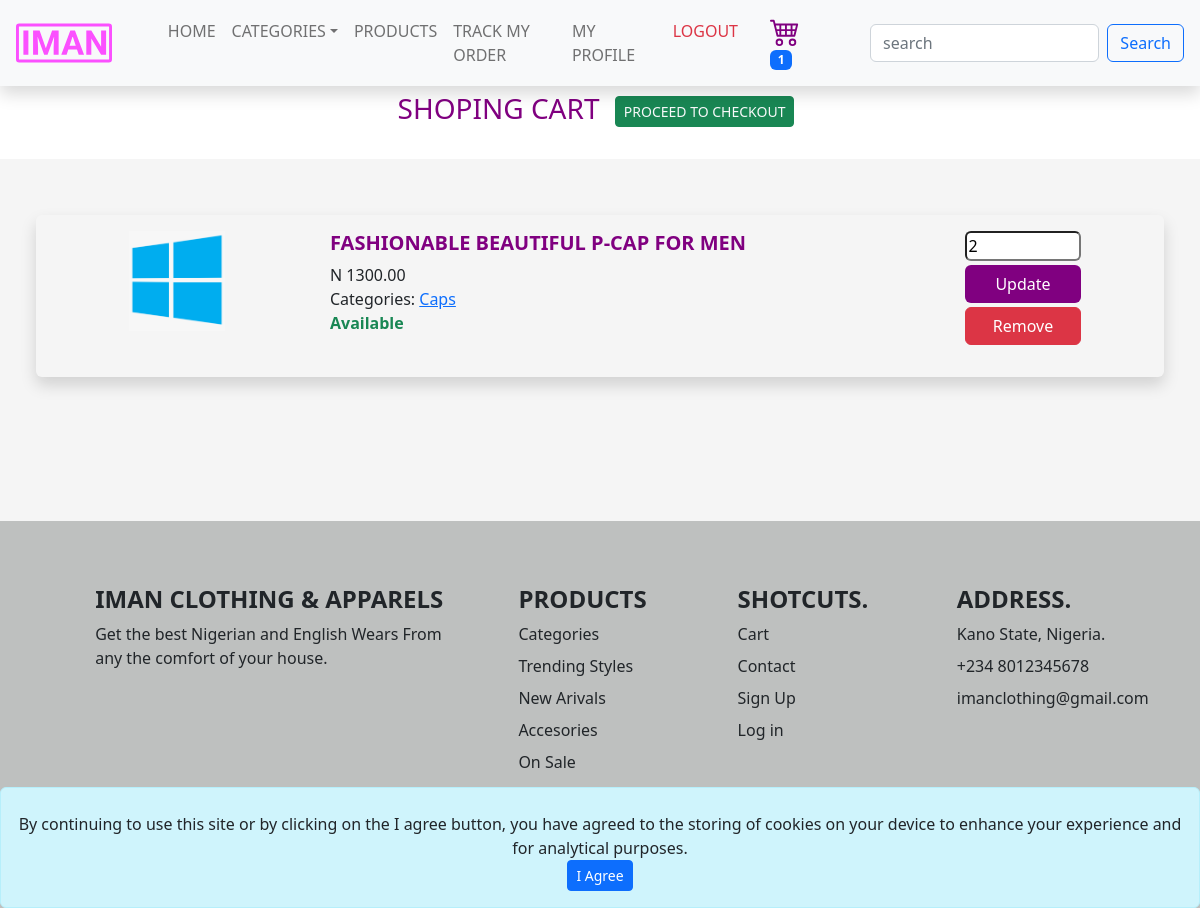
The page /products/cart (signed in) on the database its author committed.
### products/models.py (models this page shows, shortened)
class Cart(models.Model):
    product_variant = models.ForeignKey(
        ProductVariant, on_delete=models.SET_NULL, null=True
    )
    quantity = models.PositiveIntegerField()
    added_at = models.DateTimeField(auto_now_add=True)
    user = models.ForeignKey(
        "user.User",
        on_delete=models.DO_NOTHING,
        null=True,
        blank=True,
        related_name="cart",
    )
    device = models.CharField(max_length=100, null=True, blank=True, default="")
    class Meta:
        verbose_name_plural = "Cart"

class ProductVariant(models.Model):
    product = models.ForeignKey(
        Product, on_delete=models.CASCADE, related_name="product_variants"
    )
    size = models.ForeignKey(
        Size, on_delete=models.SET_NULL, null=True, related_name="product_variants"
    )
    color = models.ForeignKey(
        Color, on_delete=models.SET_NULL, null=True, related_name="product_variants"
    )
    price = models.DecimalField(max_digits=10, decimal_places=2)
    available_quantity = models.PositiveIntegerField()
    image = models.ImageField(upload_to="product_images/")
    active = models.BooleanField(default=True)

class Product(models.Model):
    GENDER_CHOICES = [("M", "Male"), ("F", "Female"), ("U", "Unisex")]
    name = models.CharField(max_length=200)
    gender = models.CharField(max_length=1, choices=GENDER_CHOICES)
    category = models.ForeignKey(
        Category, on_delete=models.CASCADE, null=True, related_name="products"
    )
    sub_category = models.ForeignKey(
        SubCategory, on_delete=models.SET_NULL, null=True, related_name="products"
    )
    delivery_days = models.PositiveIntegerField()
    description = models.TextField()
    on_sale = models.BooleanField(default=False)
    store = models.ForeignKey(
        Store, on_delete=models.SET_NULL, null=True, related_name="products"
    )
    is_active = models.BooleanField(default=True)
    added_at = models.DateTimeField(auto_now_add=True)
    added_by = models.ForeignKey(
        "user.User",
        on_delete=models.DO_NOTHING,
        limit_choices_to={"staff": True},
        related_name="products_added",
    )
    slug = models.CharField(max_length=200, blank=True, default="")

class Category(models.Model):
    name = models.CharField(max_length=200, unique=True)
    image = models.ImageField(upload_to="categories", blank=True)
    added_at = models.DateTimeField(auto_now_add=True)
    added_by = models.ForeignKey(
        "user.User",
        on_delete=models.DO_NOTHING,
        limit_choices_to={"staff": True},
        related_name="categories_added",
    )
    slug = models.CharField(max_length=200, blank=True, default="")
    class Meta:
        verbose_name_plural = "categories"
    def __str__(self):
        return self.name

### products/views.py (the view)
# urls.py: path('cart', views.cart, name='shoping_cart'),
def cart(request):
    if request.user.is_authenticated:
        cart_items = request.user.cart.all()
    else:
        device = request.COOKIES["device"]
        cart_items = Cart.objects.filter(device=device)
    return render(request, "products/cart.html", context={"shoping_cart": cart_items})

### base/cart_count_context.py (called while the page is built)
def get_cart_count(request):
    return {
        "cart_count": request.user.cart.count() if request.user.is_authenticated else Cart.objects.filter(
            device=request.COOKIES.get('device')).count() or '0'
    }

### base/categories_context.py (called while the page is built)
def get_categories(request):
    return {
        "menu_categories": Category.objects.all()
    }

### products/templates/products/cart.html (shortened to what this page needs)
{% extends 'base/base.html' %} {% load static %} {% block title%} Cart {% endblock%} {% block content %}
<section class="mt-4">
    <div class="row ">
        <div class="col-12 text-center">
            <div class="row">
                <div class="col-12" style="background-color: white; color: purple; font-weight: 700; width: 100%;">
                    <h3 class="p-3 text-uppercase">
                        Shoping Cart <span>
                            {% if shoping_cart %}
                            <a href="{% url 'new_order' %}" class="btn btn-success m-2 text-light btn-sm">Proceed
                                to
                                checkout</a>
                            {% endif %}
                        </span>
                    </h3>
                </div>
            </div>
            <div class="row text-center text-align-center justify-content-center p-5">
                {% for cart_item in shoping_cart %}
                <div class="col-12 shadow rounded mb-5 py-3 m-2">
                    <div class="row">
                        <div class="col-3">
                            <a
                                href="{% url 'products_details' id=cart_item.product_variant.product.id slug=cart_item.product_variant.product.slug %}">
                                <img src="{{cart_item.product_variant.image.url}}" alt="product image"
                                    style="object-fit: contain;" height="100px" width="100px" />
                            </a>
                        </div>
                        <div class="col-9">
                            <div class="row text-start">
                                <div class="col-9">
                                    <div class="col-9">
                                        <a href="{% url 'products_details' slug=cart_item.product_variant.product.slug id=cart_item.product_variant.product.id %}"
                                            class="text-decoration-none text-uppercase">
                                            <h3 style="font-size: 20px; color: purple; font-weight: 700;">
                                                {{cart_item.product_variant.product.name}}
                                            </h3>
                                        </a>
                                    </div>
                                    <span>N {{cart_item.product_variant.price}}</span>
                                    <br />
                                    <span>
                                        Categories: <a
                                            href="{% url 'filter_category' slug=cart_item.product_variant.product.category.slug %}">{{cart_item.product_variant.product.category}}</a>
                                    </span>
                                    <br />
                                    {% if cart_item.product_variant.available_quantity %}
                                    <p class="text-success fw-bold">
                                        Available
                                    </p>
                                </div>
                                <div class="col-12 col-lg-2 col-md-3">
                                    <form class="form-group row justify-content-center align-items-center"
                                        action="{% url 'update_cart' %}" method="post">
                                        <div class="col-12">
                                            <input type="number" name="quantity" id="quantity" min="1"
                                                max="{{cart_item.product_variant.available_quantity}}"
                                                value={{cart_item.quantity}} class="input-group rounded" />
                                        </div>
                                        <div class="col-12 text-center my-1">
                                            <input type="submit"
                                                style="background-color: purple; color: white; width: 100%;"
                                                value="Update" class="btn" />
                                        </div>
                                    </form>
                                    {% else %}
                                    <p class="text-danger">
                                        out of stock
                                    </p>
                                    {% endif %}
                                    <div class="col-12 mb-3">
                                        <a style=" width: 100%" href="{% url 'remove_cart' id=cart_item.id %}"
                                            class="btn btn-danger"> Remove</a>
                                    </div>
                                </div>
                            </div>
                        </div>
                    </div>
                </div>
                {% endfor %}
            </div>
        </div>
    </div>
</section>
{% endblock %}

### rows shown on the page
Cart: product_variant.image (picture), product_variant.product.name "FASHIONABLE BEAUTIFUL P-CAP FOR MEN", product_variant.price "1300.00", product_variant.product.category "Caps", quantity "2"

### other values the page prints
{{ cart_count }} "1"
